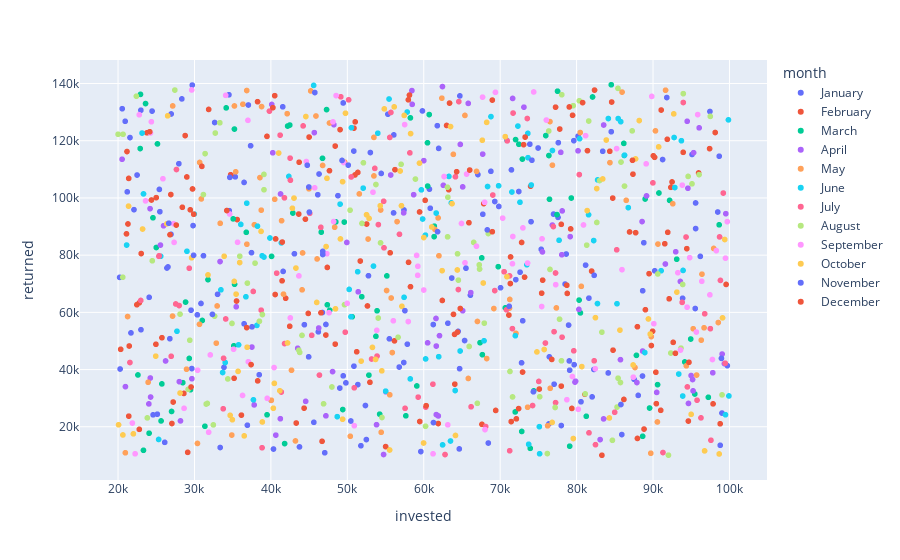

The notebook cell this image was saved under:
### Code cell
px.scatter(df, x='invested', y='returned', color='month')
# visualizando a correlação entre os valores investidos e retornados
# com a dimensionalidade extra baseada nos meses

# aqui é possível ver a perfeita ramdomicidade dos dados que geramos,
# porém em um caso real, poderiamos ver aqui algum tipo de relação
